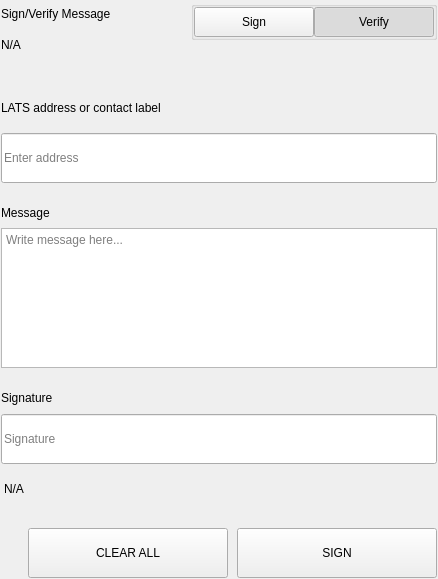
<?xml version="1.0" encoding="UTF-8"?>
<ui version="4.0">
 <class>SettingsSignMessageWidgets</class>
 <widget class="QWidget" name="SettingsSignMessageWidgets">
  <property name="geometry">
   <rect>
    <x>0</x>
    <y>0</y>
    <width>438</width>
    <height>579</height>
   </rect>
  </property>
  <property name="windowTitle">
   <string>Form</string>
  </property>
  <layout class="QVBoxLayout" name="verticalLayout">
   <property name="spacing">
    <number>0</number>
   </property>
   <property name="leftMargin">
    <number>0</number>
   </property>
   <property name="topMargin">
    <number>0</number>
   </property>
   <property name="rightMargin">
    <number>0</number>
   </property>
   <property name="bottomMargin">
    <number>0</number>
   </property>
   <item>
    <widget class="QWidget" name="left" native="true">
     <layout class="QVBoxLayout" name="verticalLayout_3">
      <property name="leftMargin">
       <number>0</number>
      </property>
      <property name="topMargin">
       <number>0</number>
      </property>
      <property name="rightMargin">
       <number>0</number>
      </property>
      <property name="bottomMargin">
       <number>0</number>
      </property>
      <item>
       <widget class="QWidget" name="container_sign" native="true">
        <layout class="QVBoxLayout" name="verticalLayout_2">
         <property name="spacing">
          <number>0</number>
         </property>
         <property name="leftMargin">
          <number>1</number>
         </property>
         <property name="topMargin">
          <number>1</number>
         </property>
         <property name="rightMargin">
          <number>1</number>
         </property>
         <property name="bottomMargin">
          <number>1</number>
         </property>
         <item>
          <layout class="QHBoxLayout" name="horizontalLayout_3" stretch="3,1">
           <property name="spacing">
            <number>40</number>
           </property>
           <item>
            <layout class="QVBoxLayout" name="verticalLayoutTitle">
             <property name="spacing">
              <number>5</number>
             </property>
             <item>
              <widget class="QLabel" name="labelTitle">
               <property name="text">
                <string>Sign/Verify Message</string>
               </property>
              </widget>
             </item>
             <item>
              <widget class="QLabel" name="labelSubtitle1">
               <property name="text">
                <string notr="true">N/A</string>
               </property>
               <property name="wordWrap">
                <bool>true</bool>
               </property>
              </widget>
             </item>
            </layout>
           </item>
           <item alignment="Qt::AlignRight|Qt::AlignTop">
            <widget class="QWidget" name="containerSwitch" native="true">
             <property name="styleSheet">
              <string notr="true">#containerSwitch{
	padding-top:9px;
}</string>
             </property>
             <layout class="QVBoxLayout" name="verticalLayout_6">
              <property name="spacing">
               <number>4</number>
              </property>
              <property name="leftMargin">
               <number>0</number>
              </property>
              <property name="topMargin">
               <number>0</number>
              </property>
              <property name="rightMargin">
               <number>0</number>
              </property>
              <property name="bottomMargin">
               <number>0</number>
              </property>
              <item alignment="Qt::AlignRight">
               <widget class="QGroupBox" name="groupBox">
                <property name="sizePolicy">
                 <sizepolicy hsizetype="Fixed" vsizetype="Preferred">
                  <horstretch>0</horstretch>
                  <verstretch>0</verstretch>
                 </sizepolicy>
                </property>
                <property name="title">
                 <string/>
                </property>
                <property name="alignment">
                 <set>Qt::AlignRight|Qt::AlignTop|Qt::AlignTrailing</set>
                </property>
                <layout class="QHBoxLayout" name="horizontalLayout_4">
                 <property name="spacing">
                  <number>0</number>
                 </property>
                 <property name="leftMargin">
                  <number>0</number>
                 </property>
                 <property name="topMargin">
                  <number>0</number>
                 </property>
                 <property name="rightMargin">
                  <number>0</number>
                 </property>
                 <property name="bottomMargin">
                  <number>0</number>
                 </property>
                 <item>
                  <widget class="QPushButton" name="pushSign">
                   <property name="minimumSize">
                    <size>
                     <width>120</width>
                     <height>30</height>
                    </size>
                   </property>
                   <property name="maximumSize">
                    <size>
                     <width>120</width>
                     <height>30</height>
                    </size>
                   </property>
                   <property name="focusPolicy">
                    <enum>Qt::NoFocus</enum>
                   </property>
                   <property name="text">
                    <string>Sign</string>
                   </property>
                   <property name="checkable">
                    <bool>true</bool>
                   </property>
                   <property name="autoExclusive">
                    <bool>true</bool>
                   </property>
                  </widget>
                 </item>
                 <item>
                  <widget class="QPushButton" name="pushVerify">
                   <property name="minimumSize">
                    <size>
                     <width>120</width>
                     <height>30</height>
                    </size>
                   </property>
                   <property name="maximumSize">
                    <size>
                     <width>120</width>
                     <height>30</height>
                    </size>
                   </property>
                   <property name="focusPolicy">
                    <enum>Qt::NoFocus</enum>
                   </property>
                   <property name="text">
                    <string>Verify</string>
                   </property>
                   <property name="checkable">
                    <bool>true</bool>
                   </property>
                   <property name="checked">
                    <bool>true</bool>
                   </property>
                   <property name="autoExclusive">
                    <bool>true</bool>
                   </property>
                  </widget>
                 </item>
                </layout>
               </widget>
              </item>
              <item alignment="Qt::AlignHCenter|Qt::AlignTop">
               <widget class="QLabel" name="labelSubtitleSwitch">
                <property name="text">
                 <string/>
                </property>
                <property name="alignment">
                 <set>Qt::AlignRight|Qt::AlignTrailing|Qt::AlignVCenter</set>
                </property>
               </widget>
              </item>
             </layout>
            </widget>
           </item>
          </layout>
         </item>
         <item>
          <spacer name="verticalSpacer_2">
           <property name="orientation">
            <enum>Qt::Vertical</enum>
           </property>
           <property name="sizeType">
            <enum>QSizePolicy::Fixed</enum>
           </property>
           <property name="sizeHint" stdset="0">
            <size>
             <width>20</width>
             <height>40</height>
            </size>
           </property>
          </spacer>
         </item>
         <item>
          <widget class="QWidget" name="containerAddress" native="true">
           <property name="sizePolicy">
            <sizepolicy hsizetype="Preferred" vsizetype="Fixed">
             <horstretch>0</horstretch>
             <verstretch>0</verstretch>
            </sizepolicy>
           </property>
           <layout class="QVBoxLayout" name="verticalLayout_5" stretch="0,0">
            <property name="spacing">
             <number>15</number>
            </property>
            <property name="leftMargin">
             <number>0</number>
            </property>
            <property name="topMargin">
             <number>0</number>
            </property>
            <property name="rightMargin">
             <number>0</number>
            </property>
            <property name="bottomMargin">
             <number>0</number>
            </property>
            <item>
             <widget class="QLabel" name="labelSubtitleAddress">
              <property name="minimumSize">
               <size>
                <width>0</width>
                <height>20</height>
               </size>
              </property>
              <property name="maximumSize">
               <size>
                <width>16777215</width>
                <height>20</height>
               </size>
              </property>
              <property name="text">
               <string>LATS address or contact label</string>
              </property>
             </widget>
            </item>
            <item>
             <widget class="QLineEdit" name="addressIn_SM">
              <property name="minimumSize">
               <size>
                <width>0</width>
                <height>50</height>
               </size>
              </property>
              <property name="maximumSize">
               <size>
                <width>16777215</width>
                <height>50</height>
               </size>
              </property>
              <property name="placeholderText">
               <string>Enter address</string>
              </property>
             </widget>
            </item>
           </layout>
          </widget>
         </item>
         <item>
          <spacer name="verticalSpacer_3">
           <property name="orientation">
            <enum>Qt::Vertical</enum>
           </property>
           <property name="sizeType">
            <enum>QSizePolicy::Fixed</enum>
           </property>
           <property name="sizeHint" stdset="0">
            <size>
             <width>20</width>
             <height>20</height>
            </size>
           </property>
          </spacer>
         </item>
         <item>
          <layout class="QVBoxLayout" name="verticalLayout_9">
           <property name="spacing">
            <number>5</number>
           </property>
           <item>
            <widget class="QLabel" name="labelSubtitleMessage">
             <property name="minimumSize">
              <size>
               <width>0</width>
               <height>20</height>
              </size>
             </property>
             <property name="maximumSize">
              <size>
               <width>16777215</width>
               <height>20</height>
              </size>
             </property>
             <property name="text">
              <string>Message</string>
             </property>
            </widget>
           </item>
           <item>
            <widget class="QPlainTextEdit" name="messageIn_SM">
             <property name="minimumSize">
              <size>
               <width>0</width>
               <height>140</height>
              </size>
             </property>
             <property name="maximumSize">
              <size>
               <width>16777215</width>
               <height>140</height>
              </size>
             </property>
             <property name="placeholderText">
              <string>Write message here...</string>
             </property>
            </widget>
           </item>
          </layout>
         </item>
         <item>
          <spacer name="verticalSpacer_4">
           <property name="orientation">
            <enum>Qt::Vertical</enum>
           </property>
           <property name="sizeType">
            <enum>QSizePolicy::Fixed</enum>
           </property>
           <property name="sizeHint" stdset="0">
            <size>
             <width>20</width>
             <height>20</height>
            </size>
           </property>
          </spacer>
         </item>
         <item>
          <widget class="QWidget" name="widget" native="true">
           <property name="minimumSize">
            <size>
             <width>0</width>
             <height>75</height>
            </size>
           </property>
           <property name="maximumSize">
            <size>
             <width>16777215</width>
             <height>16777215</height>
            </size>
           </property>
           <layout class="QVBoxLayout" name="verticalLayout_4">
            <property name="leftMargin">
             <number>0</number>
            </property>
            <property name="topMargin">
             <number>0</number>
            </property>
            <property name="rightMargin">
             <number>0</number>
            </property>
            <property name="bottomMargin">
             <number>0</number>
            </property>
            <item>
             <widget class="QLabel" name="labelSubtitleSignature">
              <property name="minimumSize">
               <size>
                <width>0</width>
                <height>20</height>
               </size>
              </property>
              <property name="maximumSize">
               <size>
                <width>16777215</width>
                <height>20</height>
               </size>
              </property>
              <property name="text">
               <string>Signature</string>
              </property>
             </widget>
            </item>
            <item>
             <widget class="QLineEdit" name="signatureOut_SM">
              <property name="minimumSize">
               <size>
                <width>0</width>
                <height>50</height>
               </size>
              </property>
              <property name="placeholderText">
               <string>Signature</string>
              </property>
             </widget>
            </item>
           </layout>
          </widget>
         </item>
         <item>
          <widget class="QLabel" name="statusLabel_SM">
           <property name="styleSheet">
            <string notr="true">padding-top:5px;</string>
           </property>
           <property name="text">
            <string notr="true">N/A</string>
           </property>
          </widget>
         </item>
         <item>
          <spacer name="verticalSpacer">
           <property name="orientation">
            <enum>Qt::Vertical</enum>
           </property>
           <property name="sizeType">
            <enum>QSizePolicy::Fixed</enum>
           </property>
           <property name="sizeHint" stdset="0">
            <size>
             <width>20</width>
             <height>20</height>
            </size>
           </property>
          </spacer>
         </item>
         <item>
          <layout class="QHBoxLayout" name="horizontalLayout_7">
           <property name="spacing">
            <number>9</number>
           </property>
           <item>
            <spacer name="horizontalSpacer_5">
             <property name="orientation">
              <enum>Qt::Horizontal</enum>
             </property>
             <property name="sizeType">
              <enum>QSizePolicy::Expanding</enum>
             </property>
             <property name="sizeHint" stdset="0">
              <size>
               <width>40</width>
               <height>20</height>
              </size>
             </property>
            </spacer>
           </item>
           <item>
            <widget class="QPushButton" name="pushButtonClear">
             <property name="minimumSize">
              <size>
               <width>200</width>
               <height>50</height>
              </size>
             </property>
             <property name="focusPolicy">
              <enum>Qt::NoFocus</enum>
             </property>
             <property name="text">
              <string>CLEAR ALL</string>
             </property>
            </widget>
           </item>
           <item>
            <widget class="QPushButton" name="pushButtonSave">
             <property name="minimumSize">
              <size>
               <width>200</width>
               <height>50</height>
              </size>
             </property>
             <property name="maximumSize">
              <size>
               <width>200</width>
               <height>50</height>
              </size>
             </property>
             <property name="focusPolicy">
              <enum>Qt::NoFocus</enum>
             </property>
             <property name="text">
              <string>SIGN</string>
             </property>
            </widget>
           </item>
          </layout>
         </item>
        </layout>
       </widget>
      </item>
     </layout>
    </widget>
   </item>
  </layout>
 </widget>
 <resources/>
 <connections/>
</ui>
